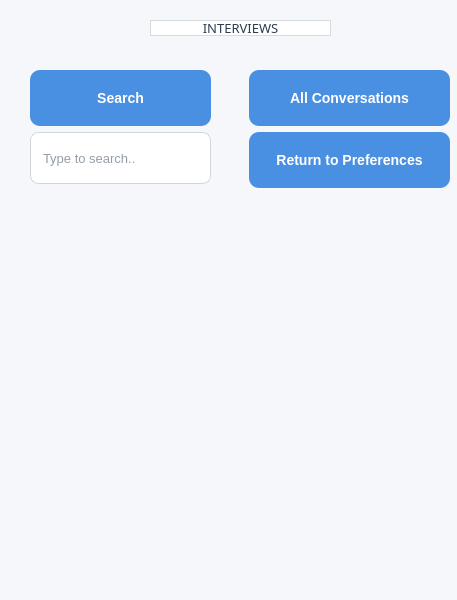
<?xml version="1.0" encoding="UTF-8"?>
<ui version="4.0">
 <class>MainWindow</class>
 <widget class="QMainWindow" name="MainWindow">
  <property name="geometry">
   <rect>
    <x>0</x>
    <y>0</y>
    <width>457</width>
    <height>600</height>
   </rect>
  </property>
  <property name="windowTitle">
   <string>MainWindow</string>
  </property>
  <property name="styleSheet">
   <string notr="true">
/* ===========================
   CRM v2 - Azure Theme (QSS)
   ===========================
   Primary: #4A90E2
   Secondary: #2E4053
   Background: #F5F7FA
   Accent: #50E3C2
   Danger: #E74C3C
   Success: #27AE60
   Font: Segoe UI / system sans-serif fallback
*/

/* Global widget defaults */
QWidget {
    background-color: #F5F7FA;
    color: #2C3E50;
    font-family: &quot;Segoe UI&quot;, &quot;Helvetica Neue&quot;, Arial, sans-serif;
    font-size: 13px;
}

/* ---------- Frames / Cards ---------- */
QFrame {
    background-color: #FFFFFF;
    border-radius: 12px;
    border: 1px solid #D6DBDF;
}

/* Centered card with subtle shadow (if using QGraphicsDropShadowEffect it will enhance) */
QWidget#card, QFrame#card {
    background-color: #FFFFFF;
    border-radius: 12px;
    border: 1px solid #E6E9EC;
}

/* ---------- Labels ---------- */
QLabel#title, QLabel.title {
    font-size: 20px;
    font-weight: 700;
    color: #2C3E50;
}

QLabel#subtitle, QLabel.subtitle {
    font-size: 12px;
    color: #6C7A89;
}

/* Status labels */
QLabel#error, QLabel#lblLoginStatus.error {
    color: #E74C3C;
    font-style: italic;
    font-size: 12px;
}

QLabel#success, QLabel#lblLoginStatus.success {
    color: #27AE60;
    font-style: italic;
    font-size: 12px;
}

/* ---------- Line Edits (Input fields) ---------- */
QLineEdit, QTextEdit, QPlainTextEdit {
    background-color: #FFFFFF;
    border: 1px solid #D0D6DD;
    border-radius: 8px;
    padding: 8px 10px;
    selection-background-color: #4A90E2;
    selection-color: #FFFFFF;
    outline: none;
    min-height: 34px;
}

/* Focused input */
QLineEdit:focus, QTextEdit:focus, QPlainTextEdit:focus {
    border: 1px solid #4A90E2;
    box-shadow: none;
}

/* Placeholder text color (Qt handles placeholder via palette; this helps for preview) */
QLineEdit[placeholderText=&quot;true&quot;] { color: #B0B0B0; }

/* ---------- Push Buttons ---------- */
QPushButton {
    background-color: #4A90E2;
    color: #FFFFFF;
    border-radius: 10px;
    padding: 8px 14px;
    min-height: 40px;
    min-width: 120px;
    border: none;
    font-weight: 600;
    font-size: 14px;
}

/* Secondary / ghost button */
QPushButton[variant=&quot;secondary&quot;] {
    background-color: transparent;
    color: #2C3E50;
    border: 1px solid #D6DBDF;
}

/* Accent button */
QPushButton[variant=&quot;accent&quot;] {
    background-color: #50E3C2;
    color: #FFFFFF;
    border-radius: 10px;
}

/* Danger button */
QPushButton[variant=&quot;danger&quot;] {
    background-color: #E74C3C;
    color: #FFFFFF;
}

/* Hover and pressed */
QPushButton:hover {
    background-color: #357ABD;
}

QPushButton:pressed {
    background-color: #2C5E91;
    padding-top: 2px;
}

/* Disabled state */
QPushButton:disabled {
    background-color: #E9EEF6;
    color: #9AA7B8;
    border: 1px solid #E2E8F0;
}

/* ---------- Table (QTableWidget / QTableView) ---------- */
QTableWidget, QTableView {
    background-color: rgba(255,255,255,0.9);
    border: 1px solid #E6EAEE;
    border-radius: 8px;
    gridline-color: #E9EEF2;
    selection-background-color: #4A90E2;
    selection-color: #FFFFFF;
}

/* Header */
QHeaderView::section {
    background-color: #4A90E2;
    color: #FFFFFF;
    padding: 8px;
    border: none;
    font-weight: 700;
    font-size: 13px;
}

/* Alternate row color */
QTableWidget::item {
    padding: 6px;
}

/* ---------- ComboBox ---------- */
QComboBox {
    background-color: #FFFFFF;
    border: 1px solid #D0D6DD;
    border-radius: 8px;
    padding: 6px 10px;
    min-height: 34px;
}
QComboBox::drop-down {
    subcontrol-origin: padding;
    subcontrol-position: top right;
    width: 28px;
    border-left: none;
}
QComboBox QAbstractItemView {
    selection-background-color: #4A90E2;
}

/* ---------- Scroll Bars (simple, unobtrusive) ---------- */
QScrollBar:vertical {
    background: transparent;
    width: 10px;
    margin: 0px 0px 0px 0px;
}
QScrollBar::handle:vertical {
    background: #D0D6DD;
    min-height: 20px;
    border-radius: 5px;
}
QScrollBar::handle:vertical:hover {
    background: #B5C2D6;
}

/* ---------- Tabs ---------- */
QTabWidget::pane {
    border: 1px solid #E6EAEE;
    border-radius: 8px;
    background: #FFFFFF;
}
QTabBar::tab {
    background: transparent;
    padding: 8px 12px;
    border-radius: 6px;
}
QTabBar::tab:selected {
    background: #4A90E2;
    color: #FFFFFF;
}

/* ---------- ToolButton (icon buttons) ---------- */
QToolButton {
    background: transparent;
    border: none;
}

/* ---------- Small helpers ---------- */
QLabel.subtle {
    color: #7F8C97;
    font-size: 12px;
}

QLabel.muted {
    color: #95A5A6;
    font-size: 12px;
}

/* ---------- Dialog / Message Box overrides ---------- */
QMessageBox QPushButton {
    min-width: 100px;
    min-height: 36px;
}

/* ---------- Utility classes (use setProperty or objectName to toggle) ---------- */
/* Example usage in code:
   lbl.setObjectName(&quot;lblLoginStatus&quot;)
   lbl.setProperty(&quot;state&quot;, &quot;error&quot;)  -&gt; then use QLabel[state=&quot;error&quot;] { ... }
*/
QLabel[state=&quot;error&quot;] {
    color: #E74C3C;
}
QLabel[state=&quot;success&quot;] {
    color: #27AE60;
}

/* End of style sheet */
</string>
  </property>
  <widget class="QWidget" name="centralwidget">
   <widget class="QLabel" name="label">
    <property name="geometry">
     <rect>
      <x>150</x>
      <y>20</y>
      <width>181</width>
      <height>16</height>
     </rect>
    </property>
    <property name="font">
     <font>
      <family>Segoe UI,Helvetica Neue,Arial,sans-serif</family>
      <pointsize>-1</pointsize>
     </font>
    </property>
    <property name="text">
     <string>INTERVIEWS</string>
    </property>
    <property name="alignment">
     <set>Qt::AlignCenter</set>
    </property>
   </widget>
   <widget class="QWidget" name="verticalLayoutWidget">
    <property name="geometry">
     <rect>
      <x>30</x>
      <y>70</y>
      <width>181</width>
      <height>114</height>
     </rect>
    </property>
    <layout class="QVBoxLayout" name="verticalLayout">
     <item>
      <widget class="QPushButton" name="pushButton_Search">
       <property name="text">
        <string>Search</string>
       </property>
      </widget>
     </item>
     <item>
      <widget class="QLineEdit" name="lineEdit_Input_Search">
       <property name="text">
        <string/>
       </property>
       <property name="placeholderText">
        <string>Type to search..</string>
       </property>
      </widget>
     </item>
    </layout>
   </widget>
   <widget class="QWidget" name="verticalLayoutWidget_2">
    <property name="geometry">
     <rect>
      <x>249</x>
      <y>70</y>
      <width>201</width>
      <height>118</height>
     </rect>
    </property>
    <layout class="QVBoxLayout" name="verticalLayout_2">
     <item>
      <widget class="QPushButton" name="pushButton_All_Conversations">
       <property name="text">
        <string>All Conversations</string>
       </property>
      </widget>
     </item>
     <item>
      <widget class="QPushButton" name="pushButton_3">
       <property name="text">
        <string>Return to Preferences</string>
       </property>
      </widget>
     </item>
    </layout>
   </widget>
  </widget>
  <widget class="QMenuBar" name="menubar">
   <property name="geometry">
    <rect>
     <x>0</x>
     <y>0</y>
     <width>457</width>
     <height>24</height>
    </rect>
   </property>
  </widget>
  <widget class="QStatusBar" name="statusbar"/>
 </widget>
 <resources/>
 <connections/>
</ui>
